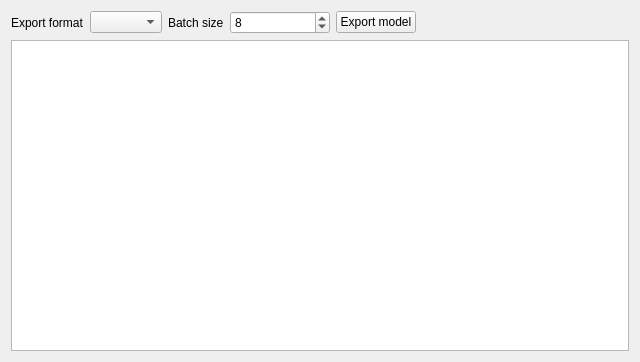
<?xml version="1.0" encoding="UTF-8"?>
<ui version="4.0">
 <class>model_export_form</class>
 <widget class="QWidget" name="model_export_form">
  <property name="geometry">
   <rect>
    <x>0</x>
    <y>0</y>
    <width>640</width>
    <height>362</height>
   </rect>
  </property>
  <property name="sizePolicy">
   <sizepolicy hsizetype="Expanding" vsizetype="Expanding">
    <horstretch>0</horstretch>
    <verstretch>0</verstretch>
   </sizepolicy>
  </property>
  <property name="windowTitle">
   <string>Form</string>
  </property>
  <layout class="QVBoxLayout" name="verticalLayout">
   <item>
    <layout class="QHBoxLayout" name="config_line">
     <item>
      <widget class="QLabel" name="export_format_title">
       <property name="text">
        <string>Export format</string>
       </property>
      </widget>
     </item>
     <item>
      <widget class="QComboBox" name="export_format_combobox"/>
     </item>
     <item>
      <widget class="QLabel" name="batch_size_title">
       <property name="text">
        <string>Batch size</string>
       </property>
      </widget>
     </item>
     <item>
      <widget class="QSpinBox" name="batch_size_spin">
       <property name="minimumSize">
        <size>
         <width>100</width>
         <height>0</height>
        </size>
       </property>
       <property name="minimum">
        <number>1</number>
       </property>
       <property name="maximum">
        <number>1000</number>
       </property>
       <property name="value">
        <number>8</number>
       </property>
      </widget>
     </item>
     <item>
      <widget class="QPushButton" name="deploy_model_button">
       <property name="text">
        <string>Export model</string>
       </property>
       <property name="icon">
        <iconset resource="../../../resources/resources.qrc">
         <normaloff>:/images/images/save.png</normaloff>:/images/images/save.png</iconset>
       </property>
      </widget>
     </item>
     <item>
      <spacer name="config_line_spacer">
       <property name="orientation">
        <enum>Qt::Horizontal</enum>
       </property>
       <property name="sizeHint" stdset="0">
        <size>
         <width>40</width>
         <height>20</height>
        </size>
       </property>
      </spacer>
     </item>
    </layout>
   </item>
   <item>
    <widget class="QTextEdit" name="log_edit">
     <property name="html">
      <string>&lt;!DOCTYPE HTML PUBLIC &quot;-//W3C//DTD HTML 4.0//EN&quot; &quot;http://www.w3.org/TR/REC-html40/strict.dtd&quot;&gt;
&lt;html&gt;&lt;head&gt;&lt;meta name=&quot;qrichtext&quot; content=&quot;1&quot; /&gt;&lt;style type=&quot;text/css&quot;&gt;
p, li { white-space: pre-wrap; }
&lt;/style&gt;&lt;/head&gt;&lt;body style=&quot; font-family:'Sans Serif'; font-size:9pt; font-weight:400; font-style:normal;&quot;&gt;
&lt;p style=&quot;-qt-paragraph-type:empty; margin-top:0px; margin-bottom:0px; margin-left:0px; margin-right:0px; -qt-block-indent:0; text-indent:0px;&quot;&gt;&lt;br /&gt;&lt;/p&gt;&lt;/body&gt;&lt;/html&gt;</string>
     </property>
    </widget>
   </item>
  </layout>
 </widget>
 <resources>
  <include location="../../../resources/resources.qrc"/>
 </resources>
 <connections/>
</ui>
